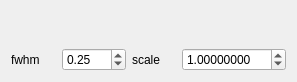
<?xml version="1.0" encoding="UTF-8"?>
<ui version="4.0">
 <class>editor</class>
 <widget class="QWidget" name="editor">
  <property name="geometry">
   <rect>
    <x>0</x>
    <y>0</y>
    <width>297</width>
    <height>82</height>
   </rect>
  </property>
  <property name="windowTitle">
   <string>Form</string>
  </property>
  <layout class="QVBoxLayout" name="verticalLayout">
   <item>
    <widget class="QLabel" name="name_label">
     <property name="text">
      <string/>
     </property>
     <property name="alignment">
      <set>Qt::AlignCenter</set>
     </property>
    </widget>
   </item>
   <item>
    <layout class="QHBoxLayout" name="horizontalLayout">
     <item>
      <widget class="QLabel" name="fwhm_label">
       <property name="enabled">
        <bool>true</bool>
       </property>
       <property name="text">
        <string>fwhm</string>
       </property>
      </widget>
     </item>
     <item>
      <widget class="ScientificDoubleSpinBox" name="fwhm">
       <property name="enabled">
        <bool>true</bool>
       </property>
       <property name="keyboardTracking">
        <bool>false</bool>
       </property>
       <property name="minimum">
        <double>0.010000000000000</double>
       </property>
       <property name="maximum">
        <double>360.000000000000000</double>
       </property>
       <property name="singleStep">
        <double>0.010000000000000</double>
       </property>
       <property name="value">
        <double>0.250000000000000</double>
       </property>
      </widget>
     </item>
     <item>
      <widget class="QLabel" name="scale_label">
       <property name="enabled">
        <bool>true</bool>
       </property>
       <property name="text">
        <string>scale</string>
       </property>
      </widget>
     </item>
     <item>
      <widget class="ScientificDoubleSpinBox" name="scale">
       <property name="enabled">
        <bool>true</bool>
       </property>
       <property name="keyboardTracking">
        <bool>false</bool>
       </property>
       <property name="maximum">
        <number>100</number>
       </property>
       <property name="singleStep">
        <number>1</number>
       </property>
       <property name="value">
        <number>1</number>
       </property>
       <property name="decimals" stdset="0">
        <number>8</number>
       </property>
      </widget>
     </item>
    </layout>
   </item>
  </layout>
 </widget>
 <customwidgets>
  <customwidget>
   <class>ScientificDoubleSpinBox</class>
   <extends>QDoubleSpinBox</extends>
   <header>scientificspinbox.py</header>
  </customwidget>
 </customwidgets>
 <tabstops>
  <tabstop>fwhm</tabstop>
  <tabstop>scale</tabstop>
 </tabstops>
 <resources/>
 <connections/>
</ui>
